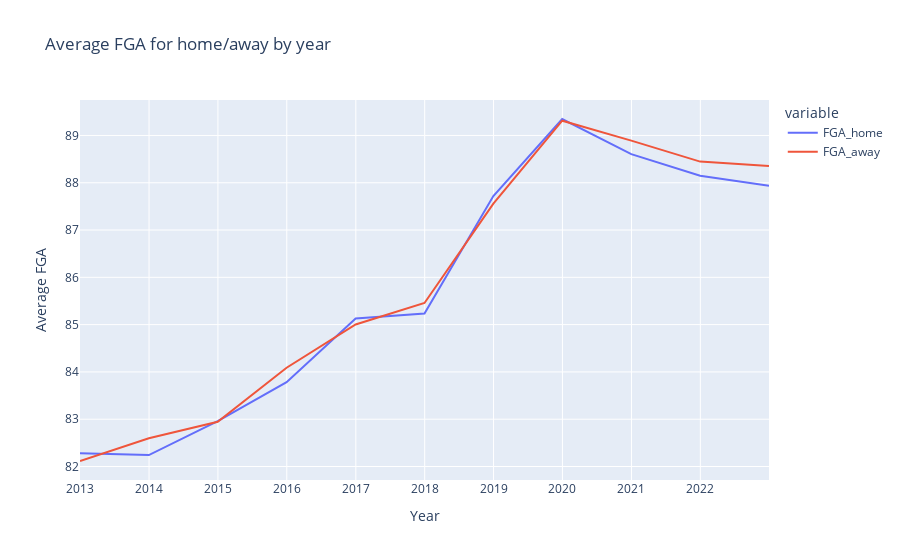

Notebook source saved alongside this figure:
### Code cell
# Timeline of FGA average per year
fga_avg_timeline = df[['FGA_home','FGA_away']].resample('Y').mean()
fig = px.line(fga_avg_timeline, labels={'GAME_DATE':'Year', 'value':'Average FGA'},title='Average FGA for home/away by year')
fig.update_layout(xaxis = dict(
        tickvals = [2013,2014, 2015, 2016, 2017, 2018, 2019,2020,2021,2022],
        ticktext = [2013,2014, 2015, 2016, 2017, 2018, 2019,2020,2021,2022]
))
fig.show()

### Figure 1 — Plotly figure (JSON) as saved in the notebook; plotly's stock layout.template omitted (floating-point values rounded to 4 significant figures)
{"data": [{"hovertemplate": "variable=FGA_home<br>Year=%{x}<br>Average FGA=%{y}<extra></extra>", "legendgroup": "FGA_home", "line": {"color": "#636efa", "dash": "solid"}, "marker": {"symbol": "circle"}, "mode": "lines", "name": "FGA_home", "orientation": "v", "showlegend": true, "type": "scatter", "x": ["2012-12-31T00:00:00", "2013-12-31T00:00:00", "2014-12-31T00:00:00", "2015-12-31T00:00:00", "2016-12-31T00:00:00", "2017-12-31T00:00:00", "2018-12-31T00:00:00", "2019-12-31T00:00:00", "2020-12-31T00:00:00", "2021-12-31T00:00:00", "2022-12-31T00:00:00"], "xaxis": "x", "y": [82.28, 82.24, 82.96, 83.78, 85.13, 85.24, 87.72, 89.35, 88.61, 88.15, 87.94], "yaxis": "y"}, {"hovertemplate": "variable=FGA_away<br>Year=%{x}<br>Average FGA=%{y}<extra></extra>", "legendgroup": "FGA_away", "line": {"color": "#EF553B", "dash": "solid"}, "marker": {"symbol": "circle"}, "mode": "lines", "name": "FGA_away", "orientation": "v", "showlegend": true, "type": "scatter", "x": ["2012-12-31T00:00:00", "2013-12-31T00:00:00", "2014-12-31T00:00:00", "2015-12-31T00:00:00", "2016-12-31T00:00:00", "2017-12-31T00:00:00", "2018-12-31T00:00:00", "2019-12-31T00:00:00", "2020-12-31T00:00:00", "2021-12-31T00:00:00", "2022-12-31T00:00:00"], "xaxis": "x", "y": [82.12, 82.6, 82.94, 84.09, 85.0, 85.46, 87.56, 89.31, 88.89, 88.45, 88.35], "yaxis": "y"}], "layout": {"legend": {"title": {"text": "variable"}, "tracegroupgap": 0}, "title": {"text": "Average FGA for home/away by year"}, "xaxis": {"anchor": "y", "domain": [0, 1], "ticktext": [2013, 2014, 2015, 2016, 2017, 2018, 2019, 2020, 2021, 2022], "tickvals": [2013, 2014, 2015, 2016, 2017, 2018, 2019, 2020, 2021, 2022], "title": {"text": "Year"}}, "yaxis": {"anchor": "x", "domain": [0, 1], "title": {"text": "Average FGA"}}}}
